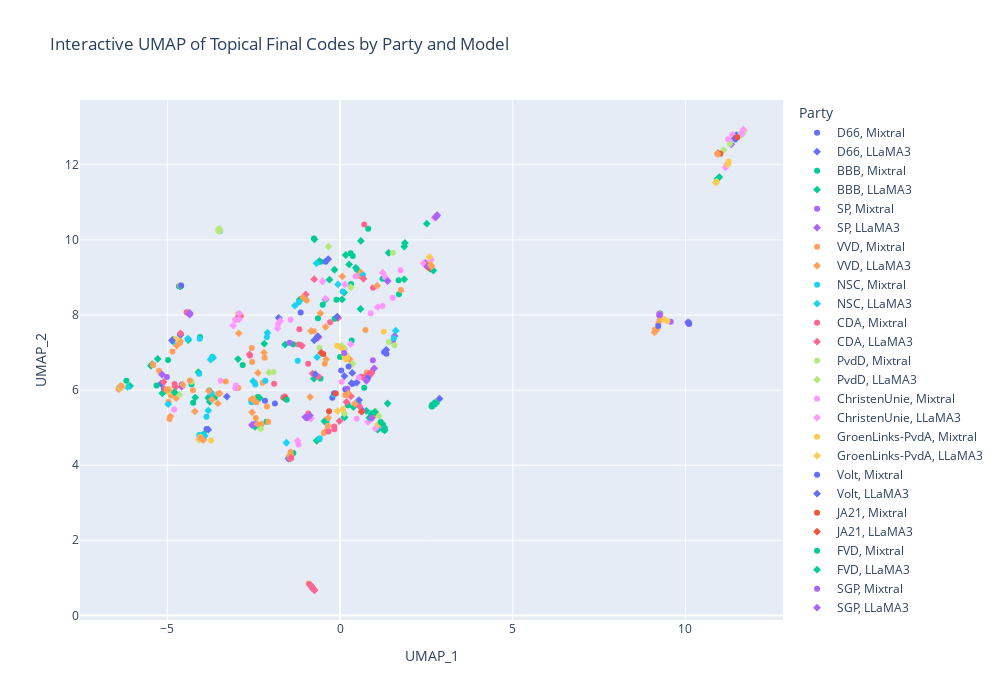

The code cell stored with this chart in its notebook:
### Code cell
import plotly.express as px

# Use stricter topical-only cleaned DataFrame from previous steps
fig = px.scatter(
    topical_df,
    x="UMAP_1",
    y="UMAP_2",
    color="party",
    symbol="Model",
    hover_data=["Final_Code", "party", "Model"],
    title="Interactive UMAP of Topical Final Codes by Party and Model"
)

fig.update_layout(
    legend_title_text="Party",
    height=700,
    width=1000
)

fig.show()
